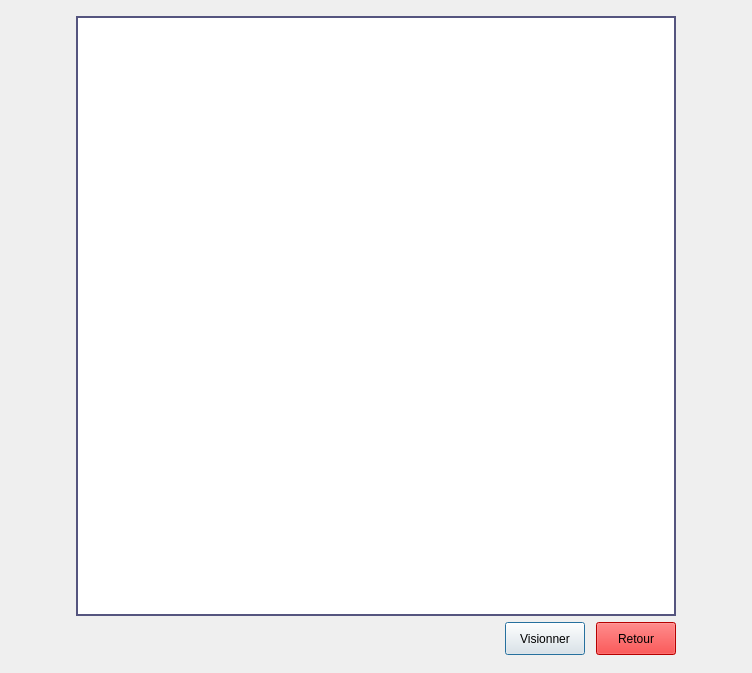
<?xml version="1.0" encoding="UTF-8"?>
<ui version="4.0">
 <class>historic</class>
 <widget class="QDialog" name="historic">
  <property name="geometry">
   <rect>
    <x>0</x>
    <y>0</y>
    <width>752</width>
    <height>673</height>
   </rect>
  </property>
  <property name="windowTitle">
   <string>Historique</string>
  </property>
  <layout class="QGridLayout" name="gridLayout">
   <item row="0" column="1">
    <spacer name="verticalSpacer">
     <property name="orientation">
      <enum>Qt::Vertical</enum>
     </property>
     <property name="sizeHint" stdset="0">
      <size>
       <width>20</width>
       <height>22</height>
      </size>
     </property>
    </spacer>
   </item>
   <item row="1" column="0">
    <spacer name="horizontalSpacer_3">
     <property name="orientation">
      <enum>Qt::Horizontal</enum>
     </property>
     <property name="sizeHint" stdset="0">
      <size>
       <width>57</width>
       <height>20</height>
      </size>
     </property>
    </spacer>
   </item>
   <item row="1" column="1">
    <layout class="QVBoxLayout" name="verticalLayout">
     <item>
      <widget class="QTableView" name="vue">
       <property name="minimumSize">
        <size>
         <width>600</width>
         <height>600</height>
        </size>
       </property>
       <property name="maximumSize">
        <size>
         <width>600</width>
         <height>700</height>
        </size>
       </property>
       <property name="styleSheet">
        <string notr="true">QTableView{
	border: 2px solid rgb(85, 85, 127);
	background-color: #fff;
	color: black;
}
</string>
       </property>
       <attribute name="horizontalHeaderMinimumSectionSize">
        <number>30</number>
       </attribute>
       <attribute name="horizontalHeaderDefaultSectionSize">
        <number>120</number>
       </attribute>
      </widget>
     </item>
     <item>
      <layout class="QHBoxLayout" name="horizontalLayout">
       <item>
        <spacer name="horizontalSpacer">
         <property name="orientation">
          <enum>Qt::Horizontal</enum>
         </property>
         <property name="sizeHint" stdset="0">
          <size>
           <width>40</width>
           <height>20</height>
          </size>
         </property>
        </spacer>
       </item>
       <item>
        <widget class="QPushButton" name="visionner_btn">
         <property name="styleSheet">
          <string notr="true">QPushButton{
	height: 25px;
	font: 81 11pt &quot;Fira Sans Compressed ExtraBold&quot;;
}</string>
         </property>
         <property name="text">
          <string>Visionner</string>
         </property>
        </widget>
       </item>
       <item>
        <spacer name="horizontalSpacer_2">
         <property name="orientation">
          <enum>Qt::Horizontal</enum>
         </property>
         <property name="sizeType">
          <enum>QSizePolicy::Fixed</enum>
         </property>
         <property name="sizeHint" stdset="0">
          <size>
           <width>5</width>
           <height>20</height>
          </size>
         </property>
        </spacer>
       </item>
       <item>
        <widget class="QPushButton" name="pushButton">
         <property name="styleSheet">
          <string notr="true">QPushButton{
	height: 25px;
	font: 81 Italic 11pt &quot;Fira Sans Compressed ExtraBold&quot;;
	color: black;
	background-color: red;
}

QpushButton:pressed{
	background-color: rgb(182, 7, 7);
}</string>
         </property>
         <property name="text">
          <string>Retour</string>
         </property>
        </widget>
       </item>
      </layout>
     </item>
    </layout>
   </item>
   <item row="1" column="2">
    <spacer name="horizontalSpacer_4">
     <property name="orientation">
      <enum>Qt::Horizontal</enum>
     </property>
     <property name="sizeHint" stdset="0">
      <size>
       <width>57</width>
       <height>17</height>
      </size>
     </property>
    </spacer>
   </item>
   <item row="2" column="1">
    <spacer name="verticalSpacer_2">
     <property name="orientation">
      <enum>Qt::Vertical</enum>
     </property>
     <property name="sizeHint" stdset="0">
      <size>
       <width>20</width>
       <height>23</height>
      </size>
     </property>
    </spacer>
   </item>
  </layout>
 </widget>
 <resources/>
 <connections/>
</ui>
